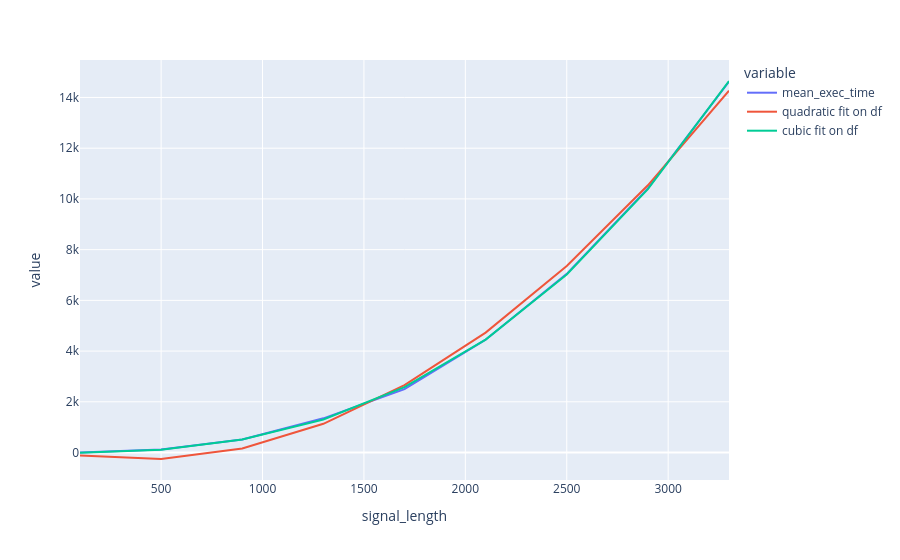

Here is the notebook cell this chart was saved with:
### Code cell
df = mean_exec_times.reset_index()
partial_df = df.iloc[: len(df) // 2]  # Analogous to training set.


def zero_intercept_polynomial(x: np.ndarray, *coeffs: list[float]) -> np.ndarray:
    return np.array([coeff * (x ** (i + 1)) for i, coeff in enumerate(coeffs)]).sum(
        axis=0
    )


def get_polynomial_fit(df: pd.DataFrame, deg: int) -> Callable:
    coeffs, _ = scipy.optimize.curve_fit(
        f=zero_intercept_polynomial,
        xdata=df["signal_length"],
        ydata=df["mean_exec_time"],
        p0=np.zeros(deg),
    )
    polynomial = Polynomial([0, *coeffs])
    print(polynomial)
    return polynomial


df["quadratic fit"] = get_polynomial_fit(df, deg=2)(df["signal_length"])
df["cubic fit"] = get_polynomial_fit(df, deg=3)(df["signal_length"])

df.set_index("signal_length").plot(backend="plotly")

### Figure 1 — Plotly figure (JSON) as saved in the notebook; plotly's stock layout.template omitted (floating-point values rounded to 4 significant figures)
{"data": [{"hovertemplate": "variable=mean_exec_time<br>signal_length=%{x}<br>value=%{y}<extra></extra>", "legendgroup": "mean_exec_time", "line": {"color": "#636efa", "dash": "solid"}, "marker": {"symbol": "circle"}, "mode": "lines", "name": "mean_exec_time", "orientation": "v", "showlegend": true, "type": "scatter", "x": [100, 500, 900, 1300, 1700, 2100, 2500, 2900, 3300], "xaxis": "x", "y": [4.014, 121.6, 514.2, 1348.0, 2502.0, 4448.0, 7046.0, 10420.0, 14630.0], "yaxis": "y"}, {"hovertemplate": "variable=quadratic fit on df<br>signal_length=%{x}<br>value=%{y}<extra></extra>", "legendgroup": "quadratic fit on df", "line": {"color": "#EF553B", "dash": "solid"}, "marker": {"symbol": "circle"}, "mode": "lines", "name": "quadratic fit on df", "orientation": "v", "showlegend": true, "type": "scatter", "x": [100, 500, 900, 1300, 1700, 2100, 2500, 2900, 3300], "xaxis": "x", "y": [-120.1, -255.1, 162.3, 1132.0, 2655.0, 4730.0, 7357.0, 10540.0, 14270.0], "yaxis": "y"}, {"hovertemplate": "variable=cubic fit on df<br>signal_length=%{x}<br>value=%{y}<extra></extra>", "legendgroup": "cubic fit on df", "line": {"color": "#00cc96", "dash": "solid"}, "marker": {"symbol": "circle"}, "mode": "lines", "name": "cubic fit on df", "orientation": "v", "showlegend": true, "type": "scatter", "x": [100, 500, 900, 1300, 1700, 2100, 2500, 2900, 3300], "xaxis": "x", "y": [-4.013, 110.9, 511.9, 1301.0, 2581.0, 4454.0, 7021.0, 10390.0, 14650.0], "yaxis": "y"}], "layout": {"legend": {"title": {"text": "variable"}, "tracegroupgap": 0}, "margin": {"t": 60}, "xaxis": {"anchor": "y", "domain": [0, 1], "title": {"text": "signal_length"}}, "yaxis": {"anchor": "x", "domain": [0, 1], "title": {"text": "value"}}}}
